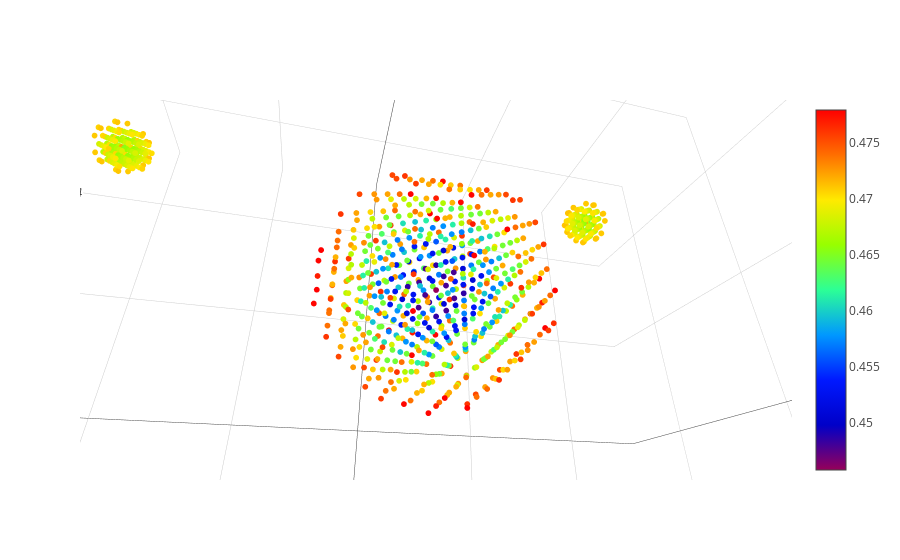

The notebook cell saved with this chart:
### Code cell
trace1 = go.Scatter3d(
    x=cart_kpts_df['kx [1/A]'].values/(2*np.pi/(a)),
    y=cart_kpts_df['ky [1/A]'].values/(2*np.pi/(a)),
    z=cart_kpts_df['kz [1/A]'].values/(2*np.pi/(a)),
    mode='markers',
    marker=dict(
        size=2,
        color=enk_df['energy [Ryd]'],
        colorscale='Rainbow',
        showscale=True,
        opacity=1
    )
)

trace2 = go.Scatter

data = [trace1]
layout = go.Layout(
                    scene = dict(
                    xaxis = dict(
                        title='kx',titlefont = dict(family='Oswald, monospace',size=18)),
                    yaxis = dict(
                        title='ky',titlefont = dict(family='Oswald, monospace',size=18)),
                    zaxis = dict(
                        title='kz',titlefont = dict(family='Oswald, monospace',size=18)),))
fig = go.Figure(data=data, layout=layout)
py.iplot(fig, filename='simple-3d-scatter')

### Figure 1 — Plotly figure (JSON) as saved in the notebook; plotly's stock layout.template omitted (floating-point values rounded to 4 significant figures; data arrays with more than 128 entries replaced by an {"elided": "..."} marker saying what was removed)
{"data": [{"marker": {"color": {"elided": "2213 float values"}, "colorscale": "Rainbow", "opacity": 1, "showscale": true, "size": 2}, "mode": "markers", "type": "scatter3d", "uid": "b5646d29-0811-4cba-b251-a5bbd8c5625b", "x": {"elided": "2213 float values"}, "y": {"elided": "2213 float values"}, "z": {"elided": "2213 float values"}}], "layout": {"autosize": true, "scene": {"aspectmode": "auto", "aspectratio": {"x": 1, "y": 1, "z": 1}, "camera": {"center": {"x": 0, "y": 0, "z": 0}, "eye": {"x": -0.2567, "y": 0.066, "z": -0.1381}, "projection": {"type": "perspective"}, "up": {"x": 0, "y": 0, "z": 1}}, "xaxis": {"title": {"font": {"family": "Oswald, monospace", "size": 18}, "text": "kx"}, "type": "linear"}, "yaxis": {"title": {"font": {"family": "Oswald, monospace", "size": 18}, "text": "ky"}, "type": "linear"}, "zaxis": {"title": {"font": {"family": "Oswald, monospace", "size": 18}, "text": "kz"}, "type": "linear"}}}}
